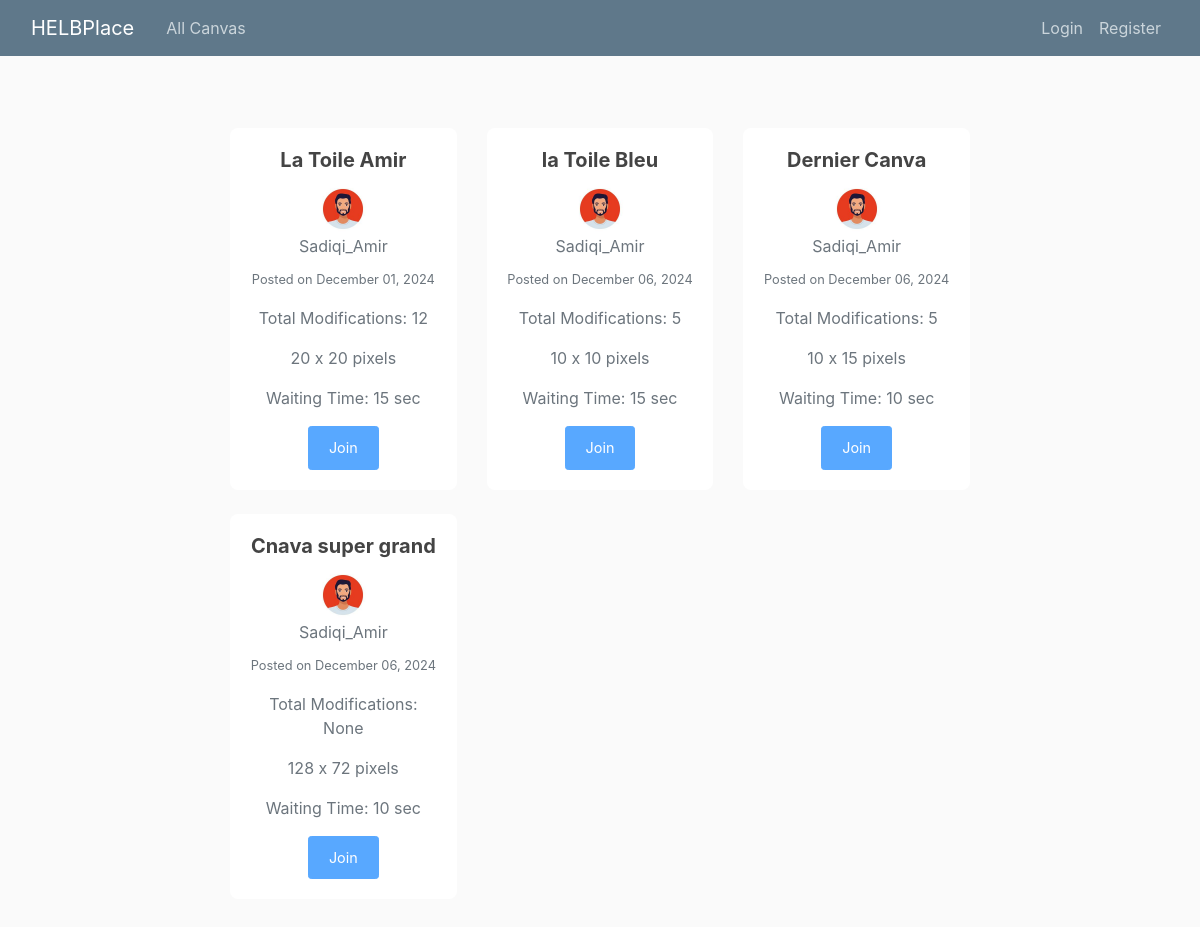
The app's page /, older data.
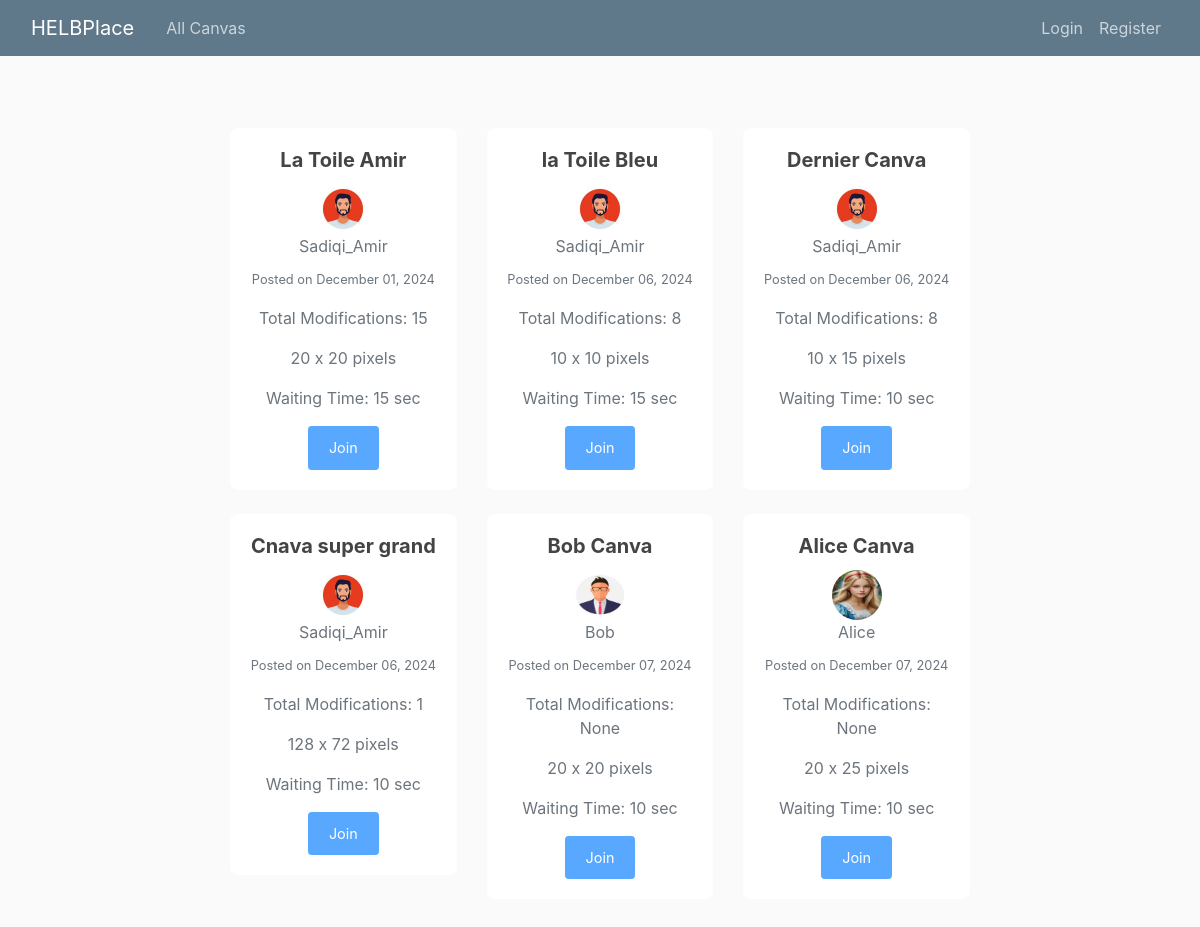
The same page, newer data.
### blog/models.py (models this page shows, shortened)
class Canva(models.Model):
    title = models.CharField(max_length=100)
    sizeHeight = models.IntegerField()
    sizeWidth = models.IntegerField()
    timer = models.IntegerField()
    date_posted = models.DateTimeField(default=timezone.now)
    author = models.ForeignKey(User, on_delete=models.CASCADE)

### users/models.py (models this page shows, shortened)
class Profile(models.Model):
    user=models.OneToOneField(User, on_delete=models.CASCADE) # one-to-one relationship with User model and oneToOneField is used to delete theprofile when the user is deleted
    image=models.ImageField(default='default.jpg', upload_to='profile_pics') # image field to store profile picture

### blog/views.py (the view)
# urls.py: path('', views.home, name='home'),
def home(request):
    canvases = Canva.objects.annotate(
        total_modifications=Sum('useraction__modification_count')
    ).order_by('-total_modifications')
    return render(request, 'blog/home.html', {'canvases': canvases})

### blog/templates/blog/home.html (shortened to what this page needs)
{% extends "blog/base.html" %}
{% block content %}
<div class="container my-5">
  <div class="row">
    {% for canva in canvases %}
    <div class="col-md-4 mb-4">
      <div class="card shadow-sm">
        <div class="card-body">
          <h5 class="card-title text-center">{{ canva.title }}</h5>
          <div class="text-center mb-2">
            <img class="rounded-circle" src="{{ canva.author.profile.image.url }}" alt="{{ canva.author }}" style="width: 50px; height: 50px;">
            <p class="text-muted mb-0">{{ canva.author }}</p>
          </div>
          <p class="text-muted text-center"><small>Posted on {{ canva.date_posted|date:"F d, Y" }}</small></p>
          <p class="text-center text-muted">Total Modifications: {{ canva.total_modifications }}</p>
          <p class="text-center text-muted">{{ canva.sizeHeight }} x {{ canva.sizeWidth }} pixels</p>
          <p class="text-center text-muted">Waiting Time: {{ canva.timer }} sec</p>
          <div class="d-flex justify-content-center">
            {% if user.is_authenticated %}
              <a href="{% url 'canva-detail' canva.id %}" class="btn btn-primary btn-sm">Join</a>
            {% else %}
              <button class="btn btn-primary btn-sm" disabled>Join</button>
            {% endif %}
          </div>
        </div>
      </div>
    </div>
    {% endfor %}
  </div>
</div>
{% endblock %}

### blog/templates/blog/base.html (shortened to what this page needs)
{% load static %}
<!DOCTYPE html>
<html>
<head>
    <link rel="stylesheet" href="https://cdn.jsdelivr.net/npm/bootstrap@4.0.0/dist/css/bootstrap.min.css">
    <link rel="stylesheet" type="text/css" href="{% static 'blog/main.css' %}">
</head>
<body>
    <header class="site-header">
        <nav class="navbar navbar-expand-md navbar-dark bg-steel fixed-top">
            <div class="container">
                <a class="navbar-brand mr-4" href="{% url 'blog-home' %}">HELBPlace</a>
                <div class="collapse navbar-collapse" id="navbarToggle">
                    <div class="navbar-nav mr-auto">
                        <a class="nav-item nav-link" href="{% url 'blog-home' %}">All Canvas</a>
                    </div>
                    <div class="navbar-nav">
                        {% if user.is_authenticated %}
                            <a class="nav-item nav-link" href="{% url 'canva-create' %}">Create canva</a>
                            <a class="nav-item nav-link" href="{% url 'profile' %}">Profile</a>
                            <a class="nav-item nav-link" href="{% url 'logout' %}">Logout</a>
                        {% else %}
                            <a class="nav-item nav-link" href="{% url 'login' %}">Login</a>
                            <a class="nav-item nav-link" href="{% url 'register' %}">Register</a>
                        {% endif %}
                    </div>
                </div>
            </div>
        </nav>
    </header>
    <main role="main" class="container">
        <div class="row justify-content-center">
            <div class="col-md-8">
                {% block content %}{% endblock %}
            </div>
        </div>
    </main>
</body>
</html>

### blog/static/blog/main.css (style rules this page uses)
body { background: #fafafa; color: #333333; margin-top: 5rem; }
h1, h2, h3, h4, h5, h6 { color: #444444; }
.container { max-width: 1200px; }
.bg-steel { background-color: #5f788a; }
.site-header .navbar-nav .nav-link { color: #cbd5db; }
.btn-primary { background-color: #003a7a; border-color: #034590; font-size: 0.9rem; padding: 10px 20px; }
.card { border: none; border-radius: 8px; transition: transform 0.2s, box-shadow 0.2s; }
.card-title { font-size: 1.25rem; font-weight: bold; }

Row changes from the older to the newer data that the page shows:
computed for Canva "La Toile Amir": total_modifications "12" → "15"
computed for Canva "la Toile Bleu": total_modifications "5" → "8"
computed for Canva "Dernier Canva": total_modifications "5" → "8"
computed for Canva "Cnava super grand": total_modifications "None" → "1"
added Canva: title "Bob Canva", author.profile.image (picture), author "Bob", date_posted "December 07, 2024", total_modifications "None", sizeHeight "20", sizeWidth "20", timer "10"
added Canva: title "Alice Canva", author.profile.image (picture), author "Alice", date_posted "December 07, 2024", total_modifications "None", sizeHeight "20", sizeWidth "25", timer "10"
